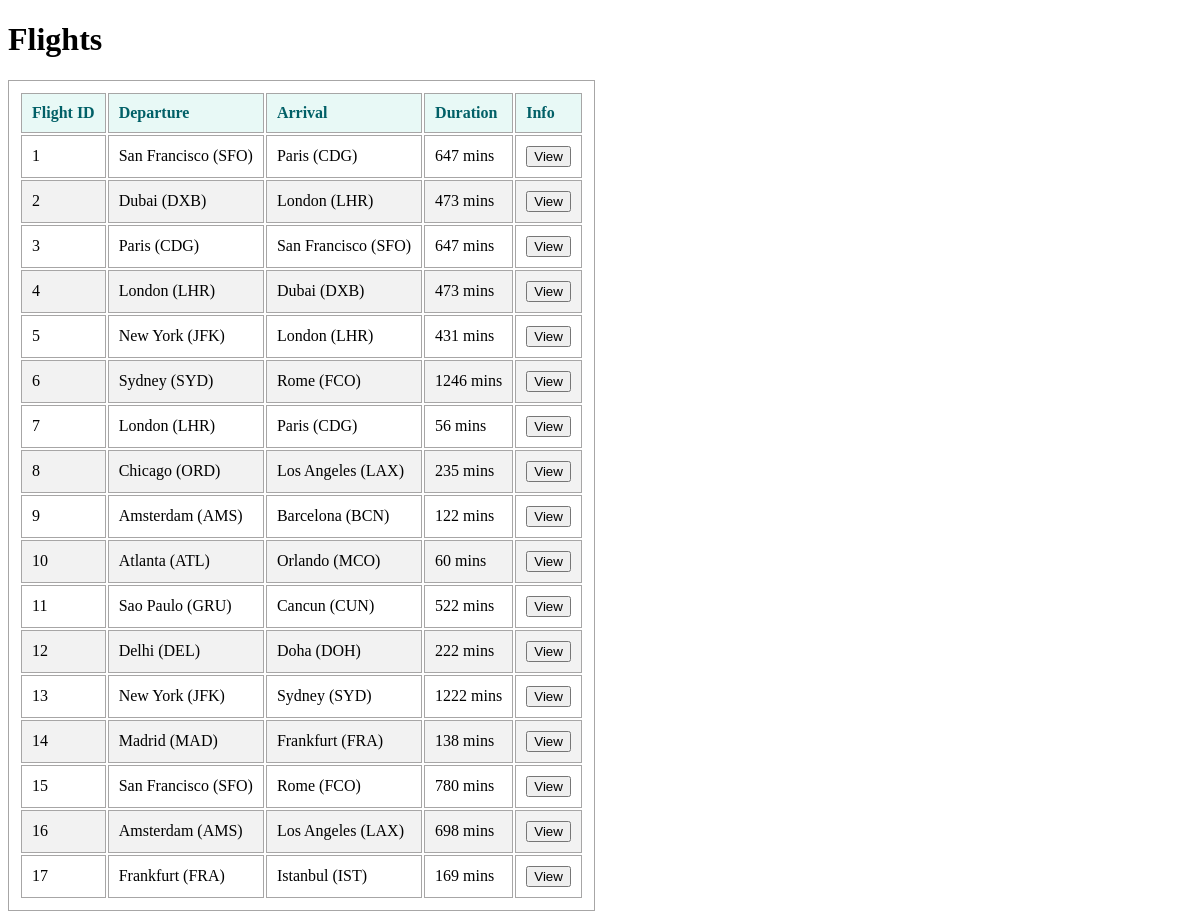
The page /flights_schedule/ on the database its author committed.
### flights_schedule/models.py (models this page shows, shortened)
class Flight(models.Model):
    origin = models.ForeignKey(Airport, on_delete=models.PROTECT, related_name="departures")
    destination = models.ForeignKey(Airport, on_delete=models.PROTECT, related_name="arrivals")
    duration = models.PositiveSmallIntegerField()

class Airport(models.Model):
    code = models.CharField(max_length=3)
    city = models.CharField(max_length=50)
    def __str__(self):
        return f"{self.city} ({self.code})"

### flights_schedule/views.py (the view)
# urls.py: path("", views.index, name="index"),
def index(request):
    return render(request, "flights_schedule/index.html", {
        "flights": Flight.objects.all()
    })

### flights_schedule/templates/flights_schedule/index.html (shortened to what this page needs)
{% load static %}
<!DOCTYPE html>
<html lang="en">
<head>
  <link rel="stylesheet" href="{% static 'flights_schedule/styles.css' %}">
</head>
<body>
  <h1>Flights</h1>
  <table>
    <thead>
      <tr>
        <th>Flight ID</th>
        <th>Departure</th>
        <th>Arrival</th>
        <th>Duration</th>
        <th>Info</th>
      </tr>
    </thead>
    <tbody>
      {% for flight in flights %}
          <tr>
            <td>{{ flight.id }}</td>
            <td>{{ flight.origin }}</td>
            <td>{{ flight.destination }}</td>
            <td>{{ flight.duration }} mins</td>
            <td>
              <button>
                <a href="{% url 'flight' flight.id %}">View</a>
              </button>
            </td>
          </tr>
      {% endfor %}
    </tbody>
  </table>
</body>
</html>

### flights_schedule/static/flights_schedule/styles.css (style rules this page uses)
table, th, td { border: 1px solid #a7a6a6; padding: 10px; text-align: left; }
tr:nth-child(even) { background-color: #f2f2f2; }
th { color: rgb(1, 96, 103); background-color: #e8f9f6; }
a:link { color: black; text-decoration: none; }

### rows shown on the page
Flight: id "1", origin "San Francisco (SFO)", destination "Paris (CDG)", duration "647"
Flight: id "2", origin "Dubai (DXB)", destination "London (LHR)", duration "473"
Flight: id "3", origin "Paris (CDG)", destination "San Francisco (SFO)", duration "647"
Flight: id "4", origin "London (LHR)", destination "Dubai (DXB)", duration "473"
Flight: id "5", origin "New York (JFK)", destination "London (LHR)", duration "431"
Flight: id "6", origin "Sydney (SYD)", destination "Rome (FCO)", duration "1246"
Flight: id "7", origin "London (LHR)", destination "Paris (CDG)", duration "56"
Flight: id "8", origin "Chicago (ORD)", destination "Los Angeles (LAX)", duration "235"
Flight: id "9", origin "Amsterdam (AMS)", destination "Barcelona (BCN)", duration "122"
Flight: id "10", origin "Atlanta (ATL)", destination "Orlando (MCO)", duration "60"
Flight: id "11", origin "Sao Paulo (GRU)", destination "Cancun (CUN)", duration "522"
Flight: id "12", origin "Delhi (DEL)", destination "Doha (DOH)", duration "222"
Flight: id "13", origin "New York (JFK)", destination "Sydney (SYD)", duration "1222"
Flight: id "14", origin "Madrid (MAD)", destination "Frankfurt (FRA)", duration "138"
Flight: id "15", origin "San Francisco (SFO)", destination "Rome (FCO)", duration "780"
Flight: id "16", origin "Amsterdam (AMS)", destination "Los Angeles (LAX)", duration "698"
Flight: id "17", origin "Frankfurt (FRA)", destination "Istanbul (IST)", duration "169"
